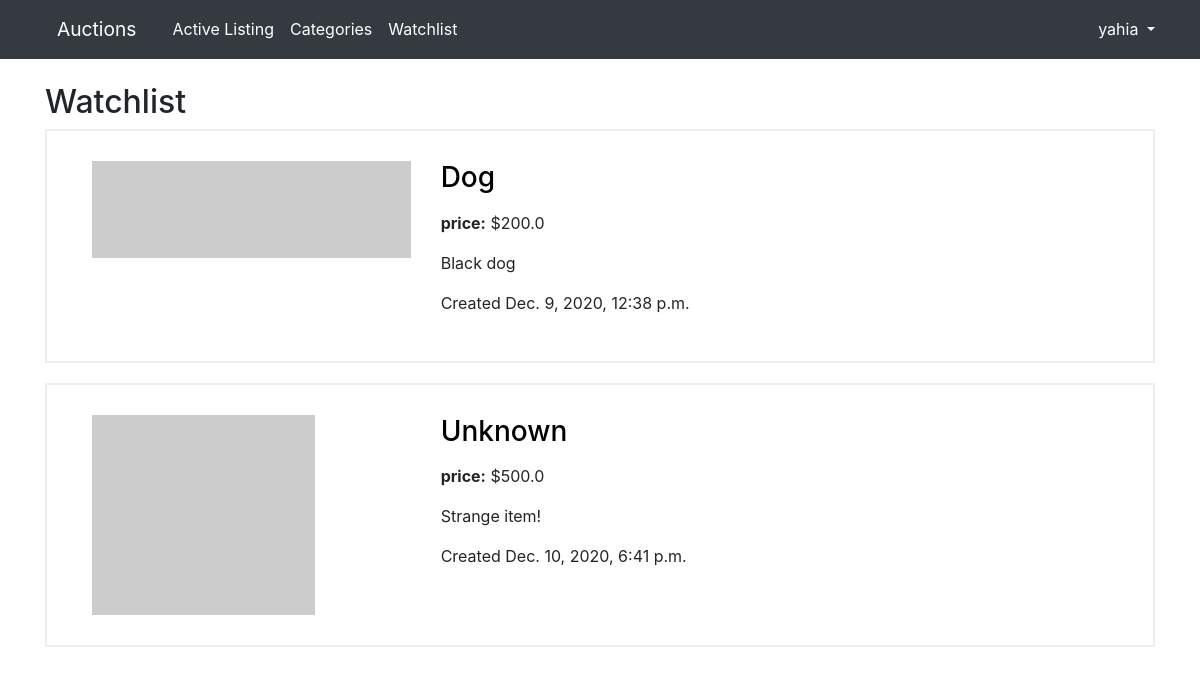
Screenshot of /watchlist (signed in) with the database file from the repository.
### auctions/models.py (models this page shows, shortened)
class User(AbstractUser):
    pass

class Listing(models.Model):
    title = models.CharField(max_length=50)
    description = models.TextField()
    start_bid = models.FloatField()
    current_bid = models.FloatField()
    date = models.DateTimeField(default=timezone.now)
    image_URL = models.URLField(blank=True, default="")
    user = models.ForeignKey(User, related_name="listings", on_delete=models.CASCADE)
    category = models.CharField(max_length=50)
    is_active = models.BooleanField(default=True)
    winner = models.ForeignKey(User, related_name="win_listings", on_delete=models.CASCADE, blank=True, null=True)

### auctions/views.py (the view)
# urls.py: path("watchlist", views.watchlist_page, name="watchlist-page"),
@login_required
def watchlist_page(request):
    watchlist_listings = Watchlist.objects.filter(user=request.user).all()
    context = {
        "title": "Watchlist",
        "listings": [i.listing for i in watchlist_listings]
    }
    return render(request, "auctions/index.html", context)

### auctions/templates/auctions/index.html
{% extends "auctions/layout.html" %}
{% block body %}
    <h2>{{title}}</h2>
    {% for listing in listings %}
        <div class="listing main-content row">
            <div class="listing-image col-md-4">
                <img src="{{listing.image_URL}}" alt="img">
            </div>
            <div class="listing-content col-md-8">
                <h3 class="mb-3"> <a href="{% url 'listing-page' listing.id %}">{{ listing.title }}</a> </h3>
                <p> <strong>price:</strong> ${{ listing.current_bid }} </p>
                <p> {{ listing.description }} </p>
                <p> Created {{ listing.date }} </p>
            </div>
        </div>
    {% endfor %}
{% endblock %}

### auctions/templates/auctions/layout.html (shortened to what this page needs)
{% load static %}
<!DOCTYPE html>
<html lang="en">
<head>
    <link rel="stylesheet" href="https://stackpath.bootstrapcdn.com/bootstrap/4.4.1/css/bootstrap.min.css"
>
    <link href="{% static 'auctions/styles.css' %}" rel="stylesheet">
</head>
<body>
    <nav class="navbar navbar-expand-lg bg-dark">
        <div class="container">
            <a class="navbar-brand" href="{% url 'index' %}">Auctions</a>
            <div class="collapse navbar-collapse" id="navbarSupportedContent">
                <ul class="navbar-nav mr-auto">
                    <li class="nav-item active">
                        <a class="nav-link" href="{% url 'index' %}">Active Listing</a>
                    </li>
                    <li class="nav-item">
                        <a class="nav-link" href="{% url 'category-page' %}">Categories</a>
                    </li>
                    {% if user.is_authenticated %}
                        <li class="nav-item">
                            <a class="nav-link" href="{% url 'watchlist-page' %}">Watchlist</a>
                        </li>
                    {% endif %}
                </ul>
                <ul class="navbar-nav">
                    <li class="nav-item dropdown">
                        {% if user.is_authenticated %}
                            <a href="#" class="dropdown-toggle" data-toggle="dropdown" role="button" aria-haspopup="true" aria-expanded="false">{{ user.username }} </a>
                        {% endif %}
                    </li>
                </ul>
            </div>
        </div>
    </nav>
    <main class="mt-4">
        <div class="container">
            {% block body %}{% endblock %}
          </div>
    </main>
</body>
</html>

### auctions/static/auctions/styles.css (style rules this page uses)
.navbar { border-radius: 0; margin-bottom: 0; padding: 0; }
.nav > li > a, .navbar-brand { padding: 15px 12px; }
.navbar-brand { font-size: 1.2em; color: #ffff; }
.navbar .nav-link { color: #ffff; }
.navbar .dropdown-toggle { text-decoration: none; color: #ffff; }
.row { margin: 0; }
.main-content { border: 2px solid #eee; padding: 30px; margin-bottom: 20px; }
.listing-image img { max-width: 100%; }
.listing-content h3 a { text-decoration: none; color: black; }

### rows the page displays
User: username "yahia"
Listing: title "Dog", current_bid "200.0", description "Black dog", date "Dec. 9, 2020, 12:38 p.m."
Listing: title "Unknown", current_bid "500.0", description "Strange item!", date "Dec. 10, 2020, 6:41 p.m."

### other values shown
{{ title }} "Watchlist"
